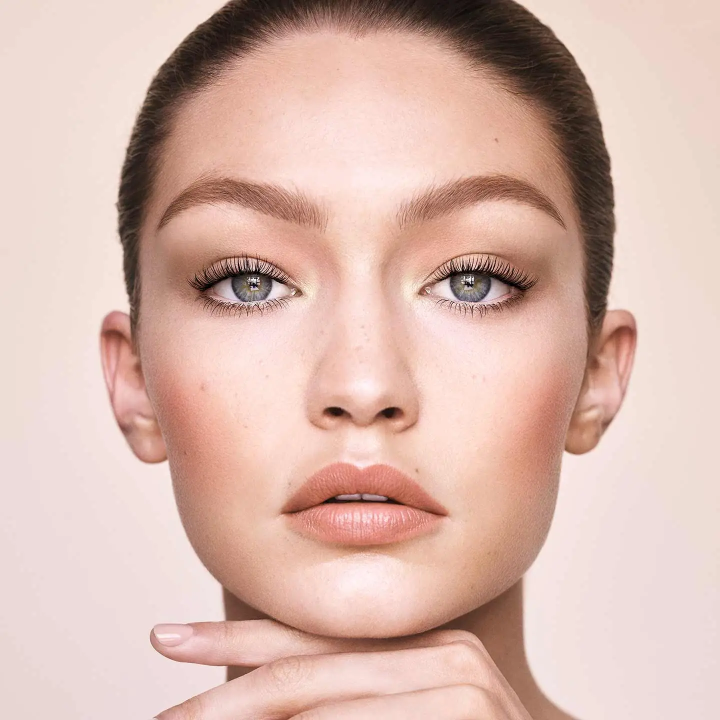
#> input picture data/images_symmetry/gigi_hadid.webp, 1440 x 1440 px (shown at 1/2 size); its folder holds only this picture in this run
$ jupyter execute --allow-errors facial_symmetry.ipynb
#> lines starting #> are read from the running program, lines starting #| are printed output that depends on the picture
[cell 1]
# !pip install opencv-python
# !pip install scikit-image
# !pip install dlib

[cell 2]
import os
import cv2
import numpy as np
from skimage.metrics import structural_similarity as ssim
import matplotlib.pyplot as plt
import pandas as pd
from scipy.spatial import distance
from sklearn.metrics import mean_squared_error, mean_absolute_error
import dlib

[cell 3]
current_dir = os.getcwd()
parent_dir = os.path.dirname(current_dir)
os.chdir(parent_dir)
os.getcwd()

[cell 4]
# static variables
path_to_images = "data/images_symmetry//"
image_files = os.listdir(path_to_images)

# Helper functions

[cell 5]
def histogram_performance(left_half, right_half):
    hist_left = cv2.calcHist([left_half], [0], None, [256], [0, 256])
    hist_right = cv2.calcHist([right_half], [0], None, [256], [0, 256])

    # Normalize histograms
    hist_left /= hist_left.sum()
    hist_right /= hist_right.sum()

    # Compare using various methods
    correlation = cv2.compareHist(hist_left, hist_right, cv2.HISTCMP_CORREL)
    chi_square = cv2.compareHist(hist_left, hist_right, cv2.HISTCMP_CHISQR)
    intersection = cv2.compareHist(hist_left, hist_right, cv2.HISTCMP_INTERSECT)
    bhattacharyya = cv2.compareHist(hist_left, hist_right, cv2.HISTCMP_BHATTACHARYYA)

    return correlation, chi_square, intersection, bhattacharyya

def orb_detector(left_half, right_half):
    """The fewer the matches (or the greater the average distance), the more dissimilar the images"""

    orb = cv2.ORB_create()
    keypoints_left, descriptors_left = orb.detectAndCompute(left_half, None)
    keypoints_right, descriptors_right = orb.detectAndCompute(right_half, None)
    bf = cv2.BFMatcher(cv2.NORM_HAMMING, crossCheck=True)
    matches = bf.match(descriptors_left, descriptors_right)
    matches = sorted(matches, key=lambda x: x.distance)
    return len(matches)

# [56 lines left out: function align_face, not called in this run]

# Model 1: CascadeClassifier

- Weakness - can't detect side of face

[cell 6]
df = pd.DataFrame(columns=["file_name", "model", "structural_similarity", "cosine_distance", "mse", "mae",
                           "histogram_correlation", "histogram_intersection",
                           "orb_detector_matches", "pixel_difference"])
df_list = []

for image_file in image_files:
    image = cv2.imread(path_to_images + image_file)
#> image is the input picture: shape (1440, 1440, 3); mean B, G, R 174, 184.4, 216.8
    gray_image = cv2.cvtColor(image, cv2.COLOR_BGR2GRAY)
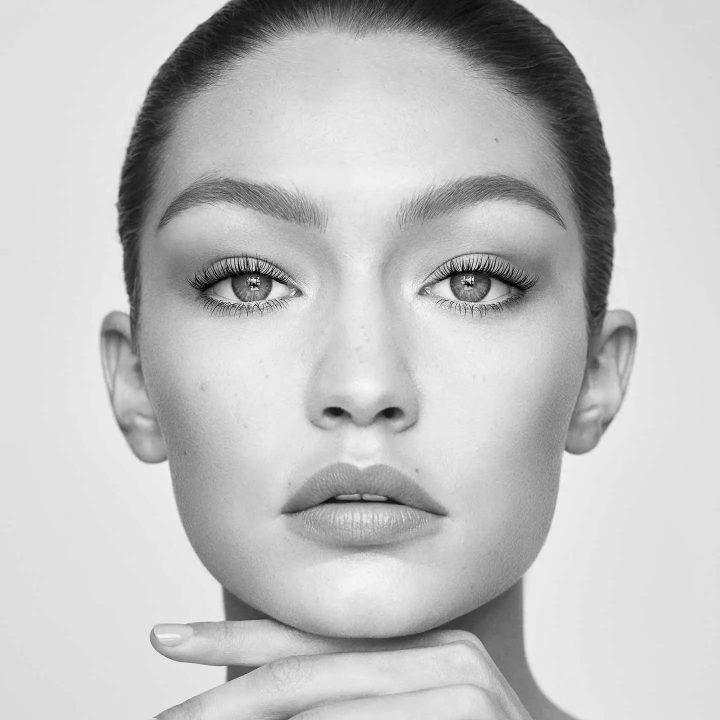
#> gray_image: shape (1440, 1440) (shown at 1/2 size); min 0, max 255, mean 192.8
    face_cascade = cv2.CascadeClassifier(cv2.data.haarcascades + "haarcascade_frontalface_default.xml")
    faces = face_cascade.detectMultiScale(gray_image, scaleFactor=1.1, minNeighbors=10, minSize=(30, 30))
#> faces = [[181, 124, 1081, 1081]]
    # print(f"Number of faces found: {faces.shape[0]}")

    x, y, w, h = faces[0]
#> x = 181; y = 124; w = 1081; h = 1081
    startX, startY, endX, endY = x, y, x+w, y+h
#> startX = 181; startY = 124; endX = 1262; endY = 1205
    face = image[startY:endY, startX:endX]
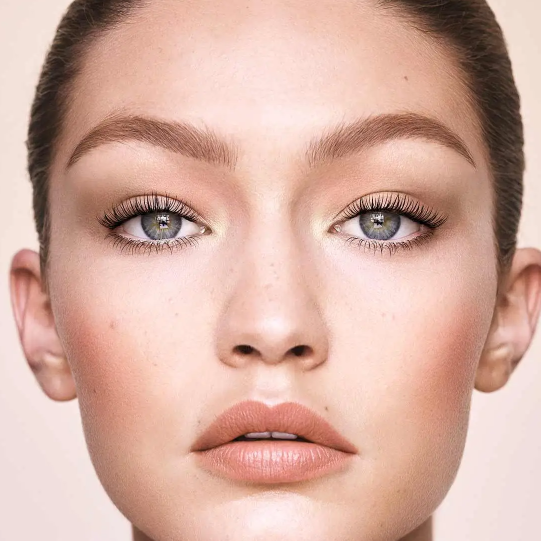
#> face: shape (1081, 1081, 3) (shown at 1/2 size); mean B, G, R 161.1, 174, 213

    face = cv2.cvtColor(face, cv2.COLOR_BGR2GRAY)
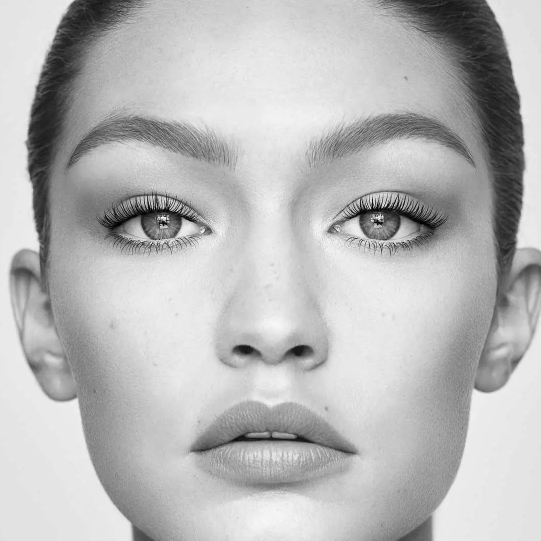
#> face: shape (1081, 1081) (shown at 1/2 size); min 0, max 255, mean 184.2
    face = cv2.equalizeHist(face) # remove illumination
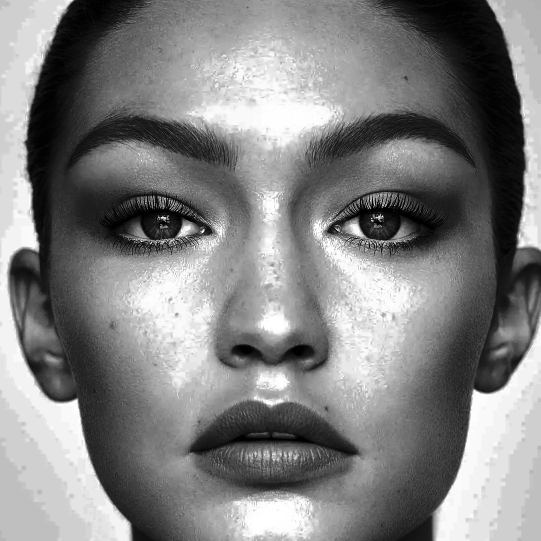
#> face: shape (1081, 1081) (shown at 1/2 size); min 0, max 255, mean 129.1
    face = cv2.GaussianBlur(face, (5, 5), 0) # remove noise
    # face = align_face(face) # time consuming and worsens result - remove

    mid = face.shape[1] // 2
#> mid = 540
    left_half = face[:, :mid]
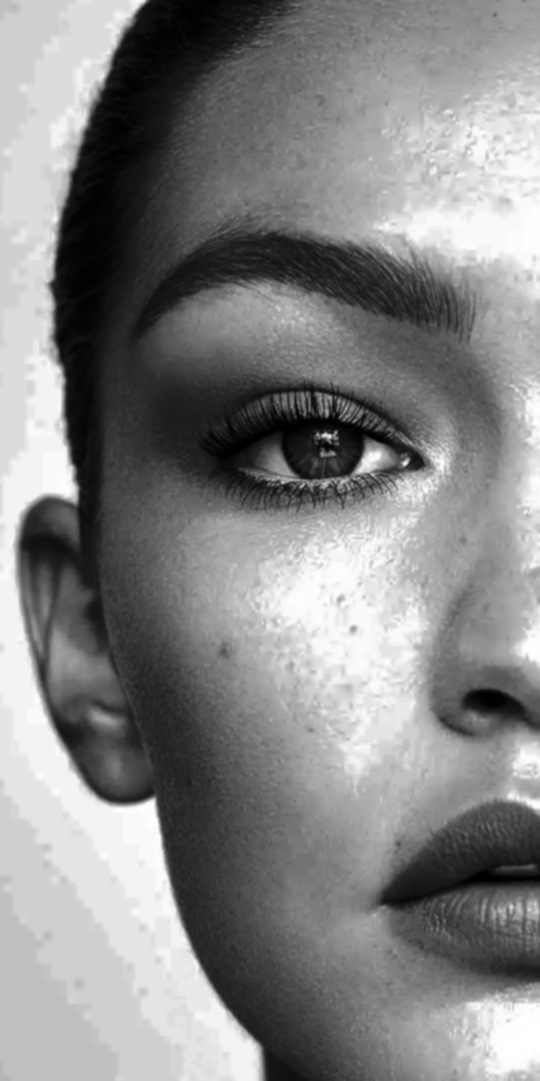
#> left_half: shape (1081, 540); min 0, max 255, mean 132.7
    right_half = face[:, mid:]
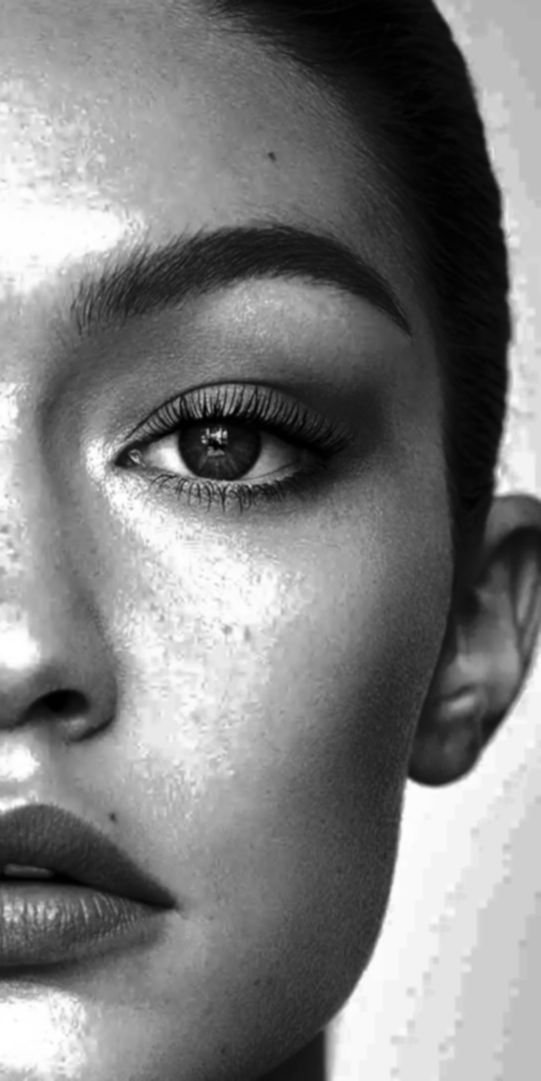
#> right_half: shape (1081, 541); min 0, max 255, mean 125.5

    right_half = cv2.resize(right_half, (left_half.shape[1], left_half.shape[0]))
#> right_half: shape (1081, 540)
    right_half = cv2.flip(right_half, 1)
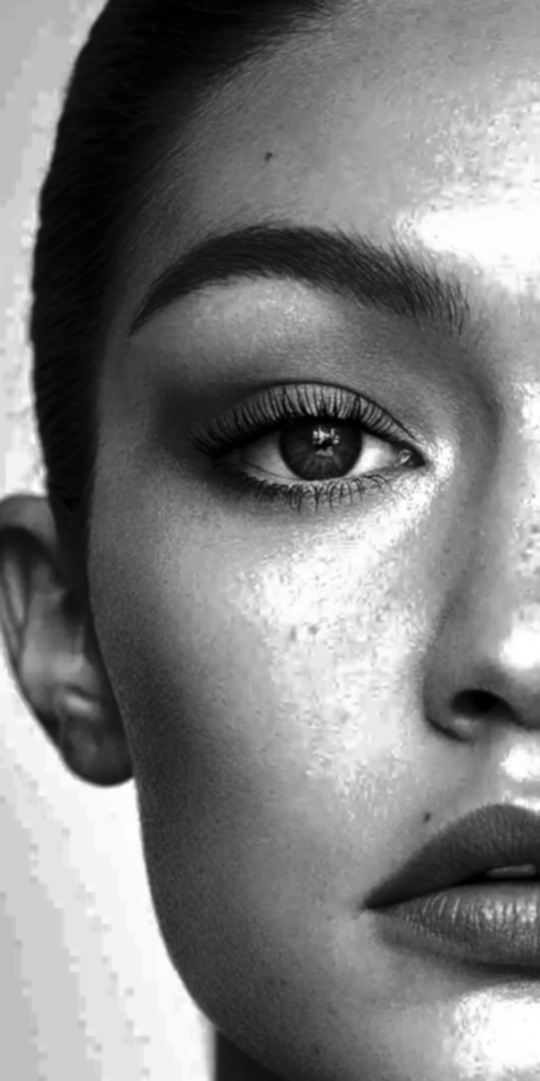
#> right_half: shape (1081, 540); min 0, max 255, mean 125.5

    structural_similarity, _ = ssim(left_half, right_half, full=True)
#> structural_similarity = 0.626
    cosine_distance = distance.cosine(left_half.ravel(), right_half.ravel())
#> cosine_distance = 0.49
    mse = mean_squared_error(left_half, right_half)
#> mse = 2053.7
    mae = mean_absolute_error(left_half, right_half)
#> mae = 22.74
    correlation, chi_square, intersection, bhattacharyya = histogram_performance(left_half, right_half)
#> in histogram_performance, `hist_left = cv2.calcHist([left_half], [0], None, [256], [0, 256])`: hist_left = 256 values, max 20847 at index 207, min 240 at index 0, mean 2280.2
#> in histogram_performance, `hist_right = cv2.calcHist([right_half], [0], None, [256], [0, 256])`: hist_right = 256 values, max 13717 at index 207, min 268 at index 0, mean 2280.2
#> in histogram_performance, `hist_left /= hist_left.sum()`: hist_left = 256 values, max 0.0357 at index 207, min 0.000411 at index 0, mean 0.00391
#> in histogram_performance, `hist_right /= hist_right.sum()`: hist_right = 256 values, max 0.0235 at index 207, min 0.000459 at index 0, mean 0.00391
#> in histogram_performance, `correlation = cv2.compareHist(hist_left, hist_right, cv2.HISTCMP_CORREL)`: correlation = 0.856
#> in histogram_performance, `chi_square = cv2.compareHist(hist_left, hist_right, cv2.HISTCMP_CHISQR)`: chi_square = 0.0906
#> in histogram_performance, `intersection = cv2.compareHist(hist_left, hist_right, cv2.HISTCMP_INTE..`: intersection = 0.904
#> in histogram_performance, `bhattacharyya = cv2.compareHist(hist_left, hist_right, cv2.HISTCMP_BHA..`: bhattacharyya = 0.107
#> correlation = 0.856; chi_square = 0.0906; intersection = 0.904; bhattacharyya = 0.107
    matches = orb_detector(left_half, right_half)
#> in orb_detector, `keypoints_left, descriptors_left = orb.detectAndCompute(left_half, None)`: keypoints_left = 500 keypoints; strongest (x, y, size): (149, 800, 92.6), (150, 803, 111.1), (152, 799, 77.1), (151, 798, 64.3)
#> in orb_detector, `keypoints_right, descriptors_right = orb.detectAndCompute(right_half, ..`: keypoints_right = 500 keypoints; strongest (x, y, size): (129, 785, 111.1), (129, 781, 77.1), (131, 782, 92.6), (369, 441, 111.1)
#> in orb_detector, `matches = bf.match(descriptors_left, descriptors_right)`: matches = 190 matches
#> matches = 190
    pixel_difference = np.sum((left_half - right_half)**2)
#> pixel_difference = 45882205

    df_list.append({
        "file_name": image_file,
        "model": "CascadeClassifier",
        "structural_similarity": structural_similarity,
        "cosine_distance": cosine_distance,
        "mse": mse,
        "mae": mae,
        "histogram_correlation": correlation,
        "histogram_intersection": intersection,
        "orb_detector_matches": matches,
        "pixel_difference": pixel_difference
    })

df = pd.concat([df, pd.DataFrame(df_list)], ignore_index=True).round(2).sort_values("mse")
#> df = table of 1 rows and 10 columns

[cell 7]
df
#> Out = table of 1 rows and 10 columns

# Model 2: Single Shot MultiBox Detector (SSD) framework with a ResNet base network

The detections output from the net.forward() method (when using the Single Shot MultiBox Detector (SSD) with a ResNet base network for face detection) is a 4-dimensional array:

Batch Size: Number of images in the blob. In your code, you're working with a single image, so detections.shape[0] would be 1.

Number of Detected Boxes: This value (typically detections.shape[2]) represents the number of potential detections returned by the SSD. Note that not all of these detections are necessarily valid faces. Each detection is associated with a confidence score, and only detections with a confidence score above a certain threshold (e.g., 0.5) are usually considered as valid face detections.

Information per Detection: Each detection contains a vector of information. For the given model, this is typically of length 7, described as follows:

detections[0, 0, i, 0]: Image ID. As you're working with a single image, this will always be 0.
detections[0, 0, i, 1]: Class ID. Since the model is trained for face detection, this should represent the ID associated with "face". Depending on the pre-trained model, this is often 1.
detections[0, 0, i, 2]: Confidence score. It indicates the probability that the detected region is a face.
detections[0, 0, i, 3]: Starting X-coordinate of the bounding box.
detections[0, 0, i, 4]: Starting Y-coordinate of the bounding box.
detections[0, 0, i, 5]: Ending X-coordinate of the bounding box.
detections[0, 0, i, 6]: Ending Y-coordinate of the bounding box.

[cell 8]
df = pd.DataFrame(columns=["file_name", "model", "structural_similarity", "cosine_distance", "mse", "mae",
                           "histogram_correlation", "histogram_intersection",
                           "orb_detector_matches", "pixel_difference"])
df_list = []

#> (the rest of this cell did not finish here and is left out)
